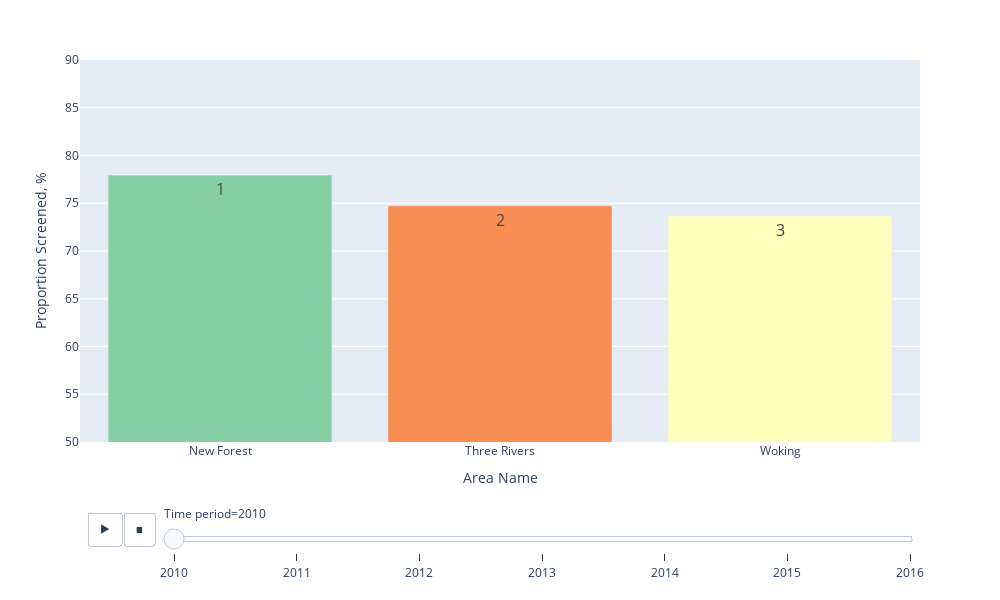

Write notebook code for a chart like this one.
### Code cell
# Code currently broken
Rank_Based_Graph(df).animated_bars(area_type="LA", list_reg=['New Forest', 'Three Rivers', 'Woking'])

### Figure 1 — Plotly figure (JSON) as saved in the notebook; plotly's stock layout.template omitted (floating-point values rounded to 4 significant figures)
{"data": [{"alignmentgroup": "True", "hovertemplate": "Area Name=%{x}<br>Time period=2010<br>Proportion Screened, %=%{y}<br>rank=%{text}<extra></extra>", "ids": ["New Forest"], "legendgroup": "New Forest", "marker": {"color": "#86cfa5", "pattern": {"shape": ""}}, "name": "New Forest", "offsetgroup": "New Forest", "orientation": "v", "showlegend": true, "text": [1], "textangle": 0, "textfont": {"size": 16}, "textposition": "auto", "type": "bar", "x": ["New Forest"], "xaxis": "x", "y": [77.95], "yaxis": "y"}, {"alignmentgroup": "True", "hovertemplate": "Area Name=%{x}<br>Time period=2010<br>Proportion Screened, %=%{y}<br>rank=%{text}<extra></extra>", "ids": ["Three Rivers"], "legendgroup": "Three Rivers", "marker": {"color": "#f98e52", "pattern": {"shape": ""}}, "name": "Three Rivers", "offsetgroup": "Three Rivers", "orientation": "v", "showlegend": true, "text": [2], "textangle": 0, "textfont": {"size": 16}, "textposition": "auto", "type": "bar", "x": ["Three Rivers"], "xaxis": "x", "y": [74.73], "yaxis": "y"}, {"alignmentgroup": "True", "hovertemplate": "Area Name=%{x}<br>Time period=2010<br>Proportion Screened, %=%{y}<br>rank=%{text}<extra></extra>", "ids": ["Woking"], "legendgroup": "Woking", "marker": {"color": "#ffffbe", "pattern": {"shape": ""}}, "name": "Woking", "offsetgroup": "Woking", "orientation": "v", "showlegend": true, "text": [3], "textangle": 0, "textfont": {"size": 16}, "textposition": "auto", "type": "bar", "x": ["Woking"], "xaxis": "x", "y": [73.66], "yaxis": "y"}], "layout": {"barmode": "relative", "height": 600, "legend": {"title": {"text": "Area Name"}, "tracegroupgap": 0}, "margin": {"t": 60}, "showlegend": false, "sliders": [{"active": 0, "currentvalue": {"prefix": "Time period="}, "len": 0.9, "pad": {"b": 10, "t": 60}, "steps": [{"args": [["2010"], {"frame": {"duration": 0, "redraw": true}, "fromcurrent": true, "mode": "immediate", "transition": {"duration": 0, "easing": "linear"}}], "label": "2010", "method": "animate"}, {"args": [["2011"], {"frame": {"duration": 0, "redraw": true}, "fromcurrent": true, "mode": "immediate", "transition": {"duration": 0, "easing": "linear"}}], "label": "2011", "method": "animate"}, {"args": [["2012"], {"frame": {"duration": 0, "redraw": true}, "fromcurrent": true, "mode": "immediate", "transition": {"duration": 0, "easing": "linear"}}], "label": "2012", "method": "animate"}, {"args": [["2013"], {"frame": {"duration": 0, "redraw": true}, "fromcurrent": true, "mode": "immediate", "transition": {"duration": 0, "easing": "linear"}}], "label": "2013", "method": "animate"}, {"args": [["2014"], {"frame": {"duration": 0, "redraw": true}, "fromcurrent": true, "mode": "immediate", "transition": {"duration": 0, "easing": "linear"}}], "label": "2014", "method": "animate"}, {"args": [["2015"], {"frame": {"duration": 0, "redraw": true}, "fromcurrent": true, "mode": "immediate", "transition": {"duration": 0, "easing": "linear"}}], "label": "2015", "method": "animate"}, {"args": [["2016"], {"frame": {"duration": 0, "redraw": true}, "fromcurrent": true, "mode": "immediate", "transition": {"duration": 0, "easing": "linear"}}], "label": "2016", "method": "animate"}], "x": 0.1, "xanchor": "left", "y": 0, "yanchor": "top"}], "updatemenus": [{"buttons": [{"args": [null, {"frame": {"duration": 500, "redraw": true}, "fromcurrent": true, "mode": "immediate", "transition": {"duration": 500, "easing": "linear"}}], "label": "&#9654;", "method": "animate"}, {"args": [[null], {"frame": {"duration": 0, "redraw": true}, "fromcurrent": true, "mode": "immediate", "transition": {"duration": 0, "easing": "linear"}}], "label": "&#9724;", "method": "animate"}], "direction": "left", "pad": {"r": 10, "t": 70}, "showactive": false, "type": "buttons", "x": 0.1, "xanchor": "right", "y": 0, "yanchor": "top"}], "width": 1000, "xaxis": {"anchor": "y", "categoryarray": ["New Forest", "Three Rivers", "Woking"], "categoryorder": "array", "domain": [0, 1], "dtick": 1, "tickmode": "linear", "title": {"text": "Area Name"}}, "yaxis": {"anchor": "x", "domain": [0, 1], "range": [50, 90], "title": {"text": "Proportion Screened, %"}}}}
